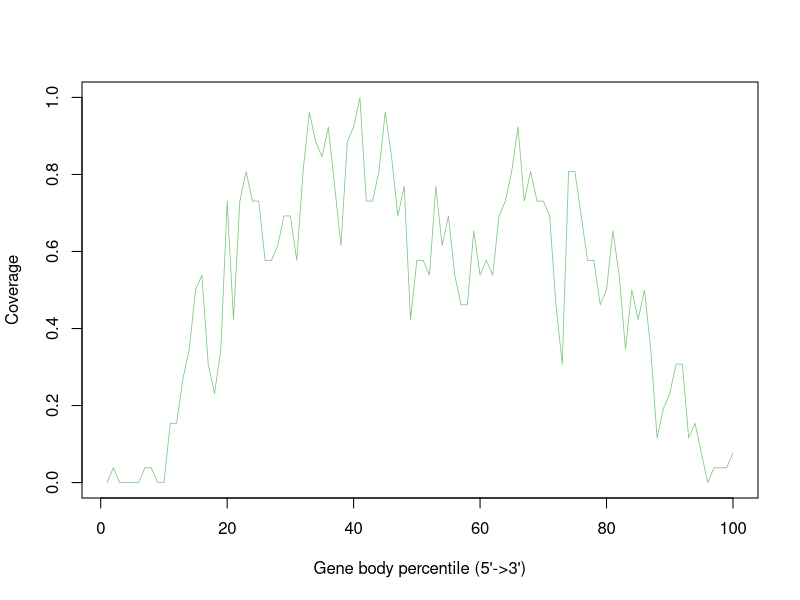

The R source for this figure:
GSM4486047_Aligned.sortedByCoord_sorted.out <- c(0.0,0.038461538461538464,0.0,0.0,0.0,0.0,0.038461538461538464,0.038461538461538464,0.0,0.0,0.15384615384615385,0.15384615384615385,0.2692307692307692,0.34615384615384615,0.5,0.5384615384615384,0.3076923076923077,0.23076923076923078,0.34615384615384615,0.7307692307692307,0.4230769230769231,0.7307692307692307,0.8076923076923077,0.7307692307692307,0.7307692307692307,0.5769230769230769,0.5769230769230769,0.6153846153846154,0.6923076923076923,0.6923076923076923,0.5769230769230769,0.8076923076923077,0.9615384615384616,0.8846153846153846,0.8461538461538461,0.9230769230769231,0.7692307692307693,0.6153846153846154,0.8846153846153846,0.9230769230769231,1.0,0.7307692307692307,0.7307692307692307,0.8076923076923077,0.9615384615384616,0.8461538461538461,0.6923076923076923,0.7692307692307693,0.4230769230769231,0.5769230769230769,0.5769230769230769,0.5384615384615384,0.7692307692307693,0.6153846153846154,0.6923076923076923,0.5384615384615384,0.46153846153846156,0.46153846153846156,0.6538461538461539,0.5384615384615384,0.5769230769230769,0.5384615384615384,0.6923076923076923,0.7307692307692307,0.8076923076923077,0.9230769230769231,0.7307692307692307,0.8076923076923077,0.7307692307692307,0.7307692307692307,0.6923076923076923,0.46153846153846156,0.3076923076923077,0.8076923076923077,0.8076923076923077,0.6923076923076923,0.5769230769230769,0.5769230769230769,0.46153846153846156,0.5,0.6538461538461539,0.5384615384615384,0.34615384615384615,0.5,0.4230769230769231,0.5,0.34615384615384615,0.11538461538461539,0.19230769230769232,0.23076923076923078,0.3076923076923077,0.3076923076923077,0.11538461538461539,0.15384615384615385,0.07692307692307693,0.0,0.038461538461538464,0.038461538461538464,0.038461538461538464,0.07692307692307693)


pdf("GSM4486047.geneBodyCoverage.curves.pdf")
x=1:100
icolor = colorRampPalette(c("#7fc97f","#beaed4","#fdc086","#ffff99","#386cb0","#f0027f"))(1)
plot(x,GSM4486047_Aligned.sortedByCoord_sorted.out,type='l',xlab="Gene body percentile (5'->3')", ylab="Coverage",lwd=0.8,col=icolor[1])
dev.off()
